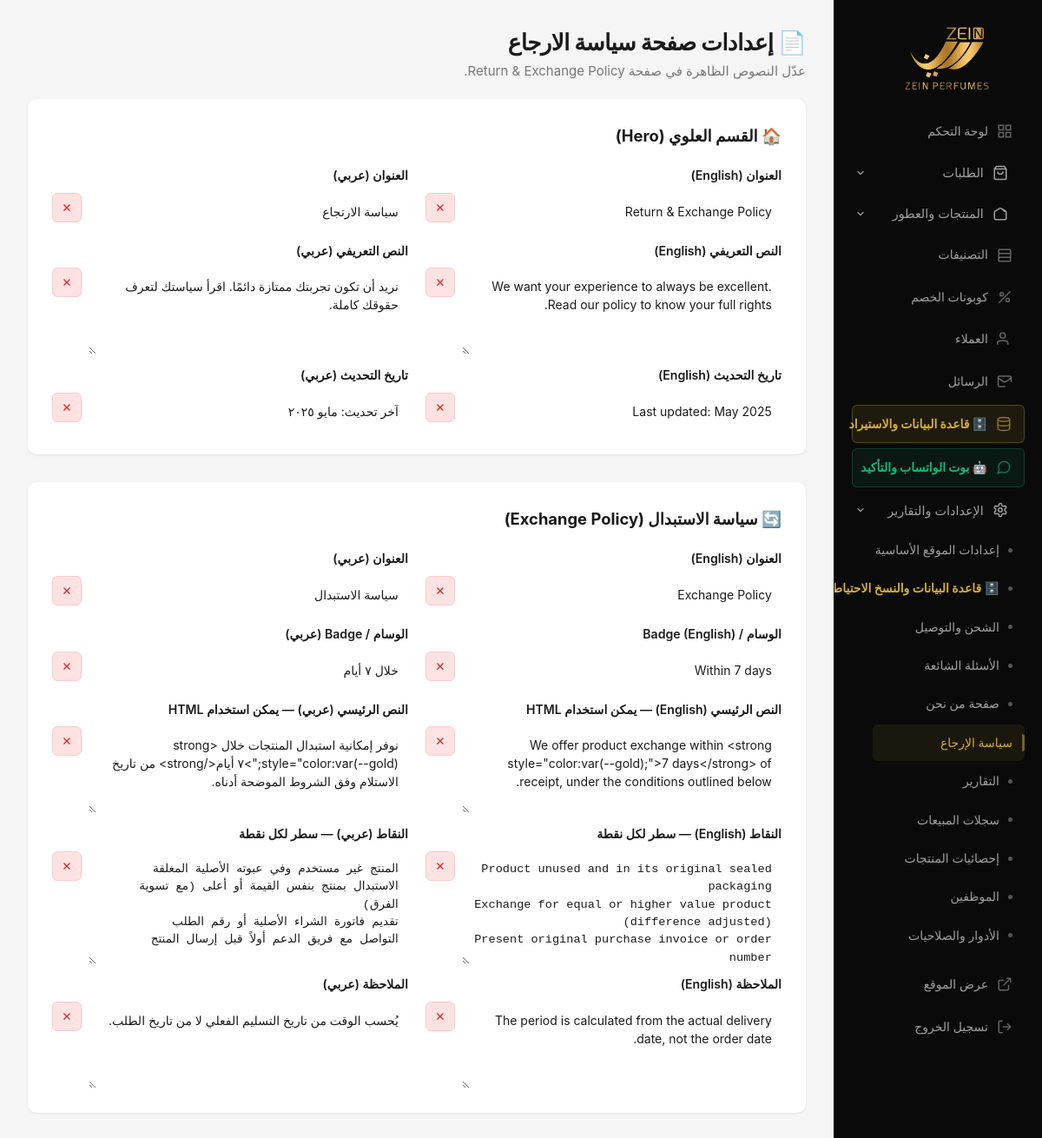
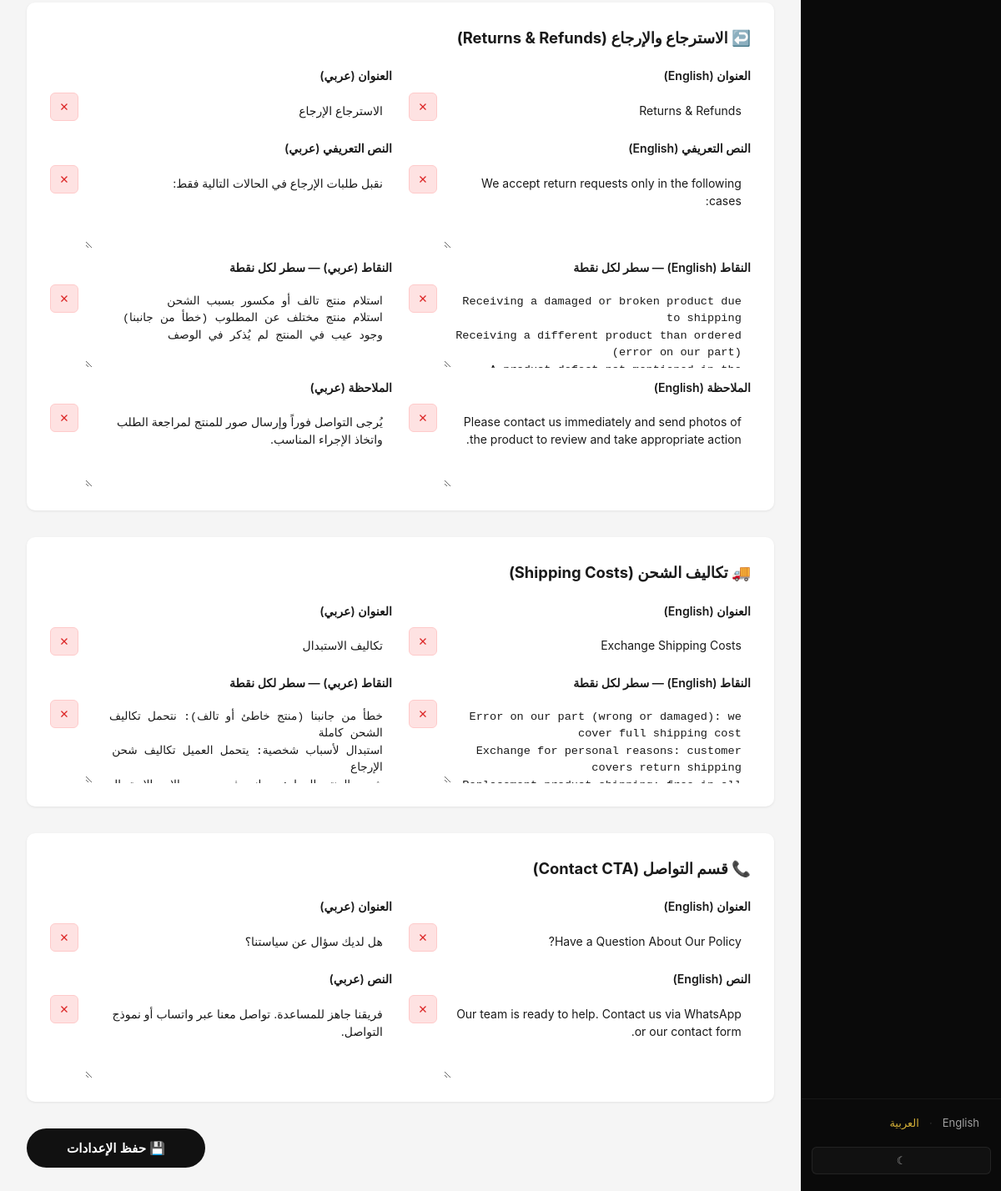
Screenshot of /admin/policy_settings.php (signed in) with the database file from the repository (2 pictures, top to bottom).
### tables this page shows
CREATE TABLE `settings` (
  `id` int(10) UNSIGNED NOT NULL,
  `setting_key` varchar(64) NOT NULL,
  `setting_value_en` text DEFAULT NULL,
  `setting_value_ar` text DEFAULT NULL,
  `created_at` datetime NOT NULL DEFAULT current_timestamp(),
  `updated_at` datetime NOT NULL DEFAULT current_timestamp() ON UPDATE current_timestamp()
);

### admin/policy_settings.php (the view, shortened to what the rows shown need)
<?php
$pdo = medal_pdo();
$fields = [
    'policy_hero_title',
    'policy_hero_lead',
    'policy_hero_updated',
    'policy_exchange_title',
    'policy_exchange_badge',
    'policy_exchange_text',
    'policy_exchange_list_en',
    'policy_exchange_list_ar',
    'policy_exchange_note',
    'policy_returns_title',
    'policy_returns_lead',
    'policy_returns_list_en',
    'policy_returns_list_ar',
    'policy_returns_note',
    'policy_shipping_title',
    'policy_shipping_list_en',
    'policy_shipping_list_ar',
    'policy_contact_title',
    'policy_contact_text',
];
$data = [];
if ($pdo) {
    try {
        $rows = $pdo->query("SELECT setting_key, setting_value_en, setting_value_ar FROM settings")->fetchAll();
        foreach ($rows as $r) {
            if (in_array($r['setting_key'], $fields, true)) {
                $data[$r['setting_key']] = ['en' => $r['setting_value_en'], 'ar' => $r['setting_value_ar']];
            }
        }
    } catch (Throwable) {}
}
function pv(string $key, string $lang, array $data, array $defaults): string {
    $raw = $data[$key][$lang] ?? '';
    if ($raw !== '') return esc($raw);
    $d = $defaults[$key][$lang] ?? '';
    return esc($d);
}
require __DIR__ . '/_layout_start.php';
?>
<div class="admin-header-actions">
    <div>
        <h1>📄 إعدادات صفحة سياسة الارجاع</h1>
    </div>
</div>
<form class="admin-form" method="post">
    <div class="admin-card" style="padding:1.75rem; margin-bottom:2rem; border:1px solid var(--admin-card-border);">
        <h2 style="margin-top:0; font-size:1.15rem; margin-bottom:1.25rem;">🏠 القسم العلوي (Hero)</h2>
        <div style="display:grid; grid-template-columns:1fr 1fr; gap:1.25rem;">
            <div>
                <div style="display:flex; gap:0.5rem;">
                    <input type="text" name="policy_hero_title_en" value="<?= pv('policy_hero_title', 'en', $data, $defaults) ?>" style="flex:1; padding:.7rem; border:1px solid var(--admin-input-border); border-radius:8px; box-sizing:border-box;">
                    <button type="button" class="btn-clear" onclick="clearField(this)" title="مسح">✕</button>
                </div>
                <div style="display:flex; gap:0.5rem; align-items:flex-start;">
                    <textarea name="policy_hero_lead_en" style="flex:1; height:80px; padding:.7rem; border:1px solid var(--admin-input-border); border-radius:8px; box-sizing:border-box;"><?= pv('policy_hero_lead', 'en', $data, $defaults) ?></textarea>
                    <button type="button" class="btn-clear" onclick="clearField(this)" title="مسح" style="margin-top:0;">✕</button>
                </div>
                <div style="display:flex; gap:0.5rem;">
                    <input type="text" name="policy_hero_updated_en" value="<?= pv('policy_hero_updated', 'en', $data, $defaults) ?>" style="flex:1; padding:.7rem; border:1px solid var(--admin-input-border); border-radius:8px; box-sizing:border-box;">
                    <button type="button" class="btn-clear" onclick="clearField(this)" title="مسح">✕</button>
                </div>
            </div>
            <div>
                <div style="display:flex; gap:0.5rem;">
                    <input type="text" name="policy_hero_title_ar" value="<?= pv('policy_hero_title', 'ar', $data, $defaults) ?>" dir="rtl" style="flex:1; padding:.7rem; border:1px solid var(--admin-input-border); border-radius:8px; box-sizing:border-box;">
                    <button type="button" class="btn-clear" onclick="clearField(this)" title="مسح">✕</button>
                </div>
                <div style="display:flex; gap:0.5rem; align-items:flex-start;">
                    <textarea name="policy_hero_lead_ar" dir="rtl" style="flex:1; height:80px; padding:.7rem; border:1px solid var(--admin-input-border); border-radius:8px; box-sizing:border-box;"><?= pv('policy_hero_lead', 'ar', $data, $defaults) ?></textarea>
                    <button type="button" class="btn-clear" onclick="clearField(this)" title="مسح" style="margin-top:0;">✕</button>
                </div>
                <div style="display:flex; gap:0.5rem;">
                    <input type="text" name="policy_hero_updated_ar" value="<?= pv('policy_hero_updated', 'ar', $data, $defaults) ?>" dir="rtl" style="flex:1; padding:.7rem; border:1px solid var(--admin-input-border); border-radius:8px; box-sizing:border-box;">
                    <button type="button" class="btn-clear" onclick="clearField(this)" title="مسح">✕</button>
                </div>
            </div>
        </div>
    </div>
    <div class="admin-card" style="padding:1.75rem; margin-bottom:2rem; border:1px solid var(--admin-card-border);">
        <h2 style="margin-top:0; font-size:1.15rem; margin-bottom:1.25rem;">🔄 سياسة الاستبدال (Exchange Policy)</h2>
        <div style="display:grid; grid-template-columns:1fr 1fr; gap:1.25rem;">
            <div>
                <div style="display:flex; gap:0.5rem;">
                    <input type="text" name="policy_exchange_title_en" value="<?= pv('policy_exchange_title', 'en', $data, $defaults) ?>" style="flex:1; padding:.7rem; border:1px solid var(--admin-input-border); border-radius:8px; box-sizing:border-box;">
                    <button type="button" class="btn-clear" onclick="clearField(this)" title="مسح">✕</button>
                </div>
                <div style="display:flex; gap:0.5rem;">
                    <input type="text" name="policy_exchange_badge_en" value="<?= pv('policy_exchange_badge', 'en', $data, $defaults) ?>" style="flex:1; padding:.7rem; border:1px solid var(--admin-input-border); border-radius:8px; box-sizing:border-box;">
                    <button type="button" class="btn-clear" onclick="clearField(this)" title="مسح">✕</button>
                </div>
                <div style="display:flex; gap:0.5rem; align-items:flex-start;">
                    <textarea name="policy_exchange_note_en" style="flex:1; height:60px; padding:.7rem; border:1px solid var(--admin-input-border); border-radius:8px; box-sizing:border-box;"><?= pv('policy_exchange_note', 'en', $data, $defaults) ?></textarea>
                    <button type="button" class="btn-clear" onclick="clearField(this)" title="مسح" style="margin-top:0;">✕</button>
                </div>
            </div>
            <div>
                <div style="display:flex; gap:0.5rem;">
                    <input type="text" name="policy_exchange_title_ar" value="<?= pv('policy_exchange_title', 'ar', $data, $defaults) ?>" dir="rtl" style="flex:1; padding:.7rem; border:1px solid var(--admin-input-border); border-radius:8px; box-sizing:border-box;">
                    <button type="button" class="btn-clear" onclick="clearField(this)" title="مسح">✕</button>
                </div>
                <div style="display:flex; gap:0.5rem;">
                    <input type="text" name="policy_exchange_badge_ar" value="<?= pv('policy_exchange_badge', 'ar', $data, $defaults) ?>" dir="rtl" style="flex:1; padding:.7rem; border:1px solid var(--admin-input-border); border-radius:8px; box-sizing:border-box;">
                    <button type="button" class="btn-clear" onclick="clearField(this)" title="مسح">✕</button>
                </div>
                <div style="display:flex; gap:0.5rem; align-items:flex-start;">
                    <textarea name="policy_exchange_note_ar" dir="rtl" style="flex:1; height:60px; padding:.7rem; border:1px solid var(--admin-input-border); border-radius:8px; box-sizing:border-box;"><?= pv('policy_exchange_note', 'ar', $data, $defaults) ?></textarea>
                    <button type="button" class="btn-clear" onclick="clearField(this)" title="مسح" style="margin-top:0;">✕</button>
                </div>
            </div>
        </div>
    </div>
    <div class="admin-card" style="padding:1.75rem; margin-bottom:2rem; border:1px solid var(--admin-card-border);">
        <h2 style="margin-top:0; font-size:1.15rem; margin-bottom:1.25rem;">↩️ الاسترجاع والإرجاع (Returns &amp; Refunds)</h2>
        <div style="display:grid; grid-template-columns:1fr 1fr; gap:1.25rem;">
            <div>
                <div style="display:flex; gap:0.5rem;">
                    <input type="text" name="policy_returns_title_en" value="<?= pv('policy_returns_title', 'en', $data, $defaults) ?>" style="flex:1; padding:.7rem; border:1px solid var(--admin-input-border); border-radius:8px; box-sizing:border-box;">
                    <button type="button" class="btn-clear" onclick="clearField(this)" title="مسح">✕</button>
                </div>
                <div style="display:flex; gap:0.5rem; align-items:flex-start;">
                    <textarea name="policy_returns_lead_en" style="flex:1; height:60px; padding:.7rem; border:1px solid var(--admin-input-border); border-radius:8px; box-sizing:border-box;"><?= pv('policy_returns_lead', 'en', $data, $defaults) ?></textarea>
                    <button type="button" class="btn-clear" onclick="clearField(this)" title="مسح" style="margin-top:0;">✕</button>
                </div>
                <div style="display:flex; gap:0.5rem; align-items:flex-start;">
                    <textarea name="policy_returns_note_en" style="flex:1; height:60px; padding:.7rem; border:1px solid var(--admin-input-border); border-radius:8px; box-sizing:border-box;"><?= pv('policy_returns_note', 'en', $data, $defaults) ?></textarea>
                    <button type="button" class="btn-clear" onclick="clearField(this)" title="مسح" style="margin-top:0;">✕</button>
                </div>
            </div>
            <div>
                <div style="display:flex; gap:0.5rem;">
                    <input type="text" name="policy_returns_title_ar" value="<?= pv('policy_returns_title', 'ar', $data, $defaults) ?>" dir="rtl" style="flex:1; padding:.7rem; border:1px solid var(--admin-input-border); border-radius:8px; box-sizing:border-box;">
                    <button type="button" class="btn-clear" onclick="clearField(this)" title="مسح">✕</button>
                </div>
                <div style="display:flex; gap:0.5rem; align-items:flex-start;">
                    <textarea name="policy_returns_lead_ar" dir="rtl" style="flex:1; height:60px; padding:.7rem; border:1px solid var(--admin-input-border); border-radius:8px; box-sizing:border-box;"><?= pv('policy_returns_lead', 'ar', $data, $defaults) ?></textarea>
                    <button type="button" class="btn-clear" onclick="clearField(this)" title="مسح" style="margin-top:0;">✕</button>
                </div>
                <div style="display:flex; gap:0.5rem; align-items:flex-start;">
                    <textarea name="policy_returns_note_ar" dir="rtl" style="flex:1; height:60px; padding:.7rem; border:1px solid var(--admin-input-border); border-radius:8px; box-sizing:border-box;"><?= pv('policy_returns_note', 'ar', $data, $defaults) ?></textarea>
                    <button type="button" class="btn-clear" onclick="clearField(this)" title="مسح" style="margin-top:0;">✕</button>
                </div>
            </div>
        </div>
    </div>
    <div class="admin-card" style="padding:1.75rem; margin-bottom:2rem; border:1px solid var(--admin-card-border);">
        <h2 style="margin-top:0; font-size:1.15rem; margin-bottom:1.25rem;">🚚 تكاليف الشحن (Shipping Costs)</h2>
        <div style="display:grid; grid-template-columns:1fr 1fr; gap:1.25rem;">
            <div>
                <div style="display:flex; gap:0.5rem;">
                    <input type="text" name="policy_shipping_title_en" value="<?= pv('policy_shipping_title', 'en', $data, $defaults) ?>" style="flex:1; padding:.7rem; border:1px solid var(--admin-input-border); border-radius:8px; box-sizing:border-box;">
                    <button type="button" class="btn-clear" onclick="clearField(this)" title="مسح">✕</button>
                </div>
            </div>
            <div>
                <div style="display:flex; gap:0.5rem;">
                    <input type="text" name="policy_shipping_title_ar" value="<?= pv('policy_shipping_title', 'ar', $data, $defaults) ?>" dir="rtl" style="flex:1; padding:.7rem; border:1px solid var(--admin-input-border); border-radius:8px; box-sizing:border-box;">
                    <button type="button" class="btn-clear" onclick="clearField(this)" title="مسح">✕</button>
                </div>
            </div>
        </div>
    </div>
    <div class="admin-card" style="padding:1.75rem; margin-bottom:2rem; border:1px solid var(--admin-card-border);">
        <h2 style="margin-top:0; font-size:1.15rem; margin-bottom:1.25rem;">📞 قسم التواصل (Contact CTA)</h2>
        <div style="display:grid; grid-template-columns:1fr 1fr; gap:1.25rem;">
            <div>
                <div style="display:flex; gap:0.5rem;">
                    <input type="text" name="policy_contact_title_en" value="<?= pv('policy_contact_title', 'en', $data, $defaults) ?>" style="flex:1; padding:.7rem; border:1px solid var(--admin-input-border); border-radius:8px; box-sizing:border-box;">
                    <button type="button" class="btn-clear" onclick="clearField(this)" title="مسح">✕</button>
                </div>
                <div style="display:flex; gap:0.5rem; align-items:flex-start;">
                    <textarea name="policy_contact_text_en" style="flex:1; height:60px; padding:.7rem; border:1px solid var(--admin-input-border); border-radius:8px; box-sizing:border-box;"><?= pv('policy_contact_text', 'en', $data, $defaults) ?></textarea>
                    <button type="button" class="btn-clear" onclick="clearField(this)" title="مسح" style="margin-top:0;">✕</button>
                </div>
            </div>
            <div>
                <div style="display:flex; gap:0.5rem;">
                    <input type="text" name="policy_contact_title_ar" value="<?= pv('policy_contact_title', 'ar', $data, $defaults) ?>" dir="rtl" style="flex:1; padding:.7rem; border:1px solid var(--admin-input-border); border-radius:8px; box-sizing:border-box;">
                    <button type="button" class="btn-clear" onclick="clearField(this)" title="مسح">✕</button>
                </div>
                <div style="display:flex; gap:0.5rem; align-items:flex-start;">
                    <textarea name="policy_contact_text_ar" dir="rtl" style="flex:1; height:60px; padding:.7rem; border:1px solid var(--admin-input-border); border-radius:8px; box-sizing:border-box;"><?= pv('policy_contact_text', 'ar', $data, $defaults) ?></textarea>
                    <button type="button" class="btn-clear" onclick="clearField(this)" title="مسح" style="margin-top:0;">✕</button>
                </div>
            </div>
        </div>
    </div>
</form>
<?php require __DIR__ . '/_layout_end.php'; ?>

### rows the page displays
settings: policy_hero_title_en "Return & Exchange Policy", policy_hero_title_ar "سياسة الارتجاع"
settings: policy_hero_lead_en "We want your experience to always be excellent. Read our policy to know your full rights.", policy_hero_lead_ar "نريد أن تكون تجربتك ممتازة دائمًا. اقرأ سياستك لتعرف حقوقك كاملة."
settings: policy_hero_updated_en "Last updated: May 2025", policy_hero_updated_ar "آخر تحديث: مايو ٢٠٢٥"
settings: policy_exchange_title_en "Exchange Policy", policy_exchange_title_ar "سياسة الاستبدال"
settings: policy_exchange_badge_en "Within 7 days", policy_exchange_badge_ar "خلال ٧ أيام"
settings: policy_exchange_note_en "The period is calculated from the actual delivery date, not the order date.", policy_exchange_note_ar "يُحسب الوقت من تاريخ التسليم الفعلي لا من تاريخ الطلب."
settings: policy_returns_title_en "Returns & Refunds", policy_returns_title_ar "الاسترجاع الإرجاع"
settings: policy_returns_lead_en "We accept return requests only in the following cases:", policy_returns_lead_ar "نقبل طلبات الإرجاع في الحالات التالية فقط:"
settings: policy_returns_note_en "Please contact us immediately and send photos of the product to review and take appropriate action.", policy_returns_note_ar "يُرجى التواصل فوراً وإرسال صور للمنتج لمراجعة الطلب واتخاذ الإجراء المناسب."
settings: policy_shipping_title_en "Exchange Shipping Costs", policy_shipping_title_ar "تكاليف الاستبدال"
settings: policy_contact_title_en "Have a Question About Our Policy?", policy_contact_title_ar "هل لديك سؤال عن سياستنا؟"
settings: policy_contact_text_en "Our team is ready to help. Contact us via WhatsApp or our contact form.", policy_contact_text_ar "فريقنا جاهز للمساعدة. تواصل معنا عبر واتساب أو نموذج التواصل."

### other values shown
t('admin_nav_dashboard') "لوحة التحكم"
t('admin_nav_categories') "التصنيفات"
t('admin_nav_promo_codes') "كوبونات الخصم"
t('admin_nav_messages') "الرسائل"
t('admin_nav_view_site') "عرض الموقع"
t('admin_nav_logout') "تسجيل الخروج"
t('lang_en') "English"
t('lang_ar') "العربية"
